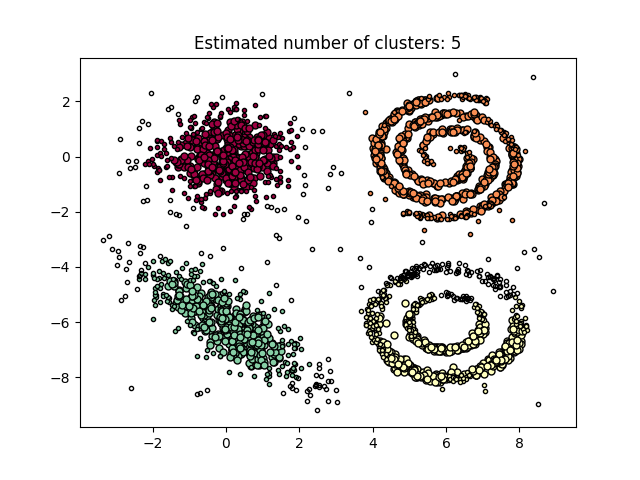

Write Python code to recreate this figure.

print(__doc__)

import numpy as np
import scipy.io 

from sklearn.cluster import DBSCAN
from sklearn import metrics
from sklearn.datasets.samples_generator import make_blobs
from sklearn.preprocessing import StandardScaler


# #############################################################################
# Generate sample data
mat = scipy.io.loadmat('data1.mat')

X = mat['data2D']
y = np.random.randint(10, size=(2500, ))

labels_true = np.shape(y)



print(X)
print(X.shape)
print(labels_true)

#X = StandardScaler().fit_transform(X)

# #############################################################################
# Compute DBSCAN
db = DBSCAN(eps=0.85, min_samples=75).fit(X)
core_samples_mask = np.zeros_like(db.labels_, dtype=bool)
core_samples_mask[db.core_sample_indices_] = True
labels = db.labels_

# Number of clusters in labels, ignoring noise if present.
n_clusters_ = len(set(labels)) 

print('Estimated number of clusters: %d' % n_clusters_)

# #############################################################################
# Plot result
import matplotlib.pyplot as plt

# Black removed and is used for noise instead.
unique_labels = set(labels)
colors = [plt.cm.Spectral(each)
          for each in np.linspace(0, 1, len(unique_labels))]
for k, col in zip(unique_labels, colors):
    if k == -1:
        # Black used for noise.
        col = [0, 0.2, 0.9, 0]

    class_member_mask = (labels == k)

    xy = X[class_member_mask & core_samples_mask]
    plt.plot(xy[:, 0], xy[:, 1], 'o', markerfacecolor=tuple(col),
             markeredgecolor='k', markersize=5)

    xy = X[class_member_mask & ~core_samples_mask]
    plt.plot(xy[:, 0], xy[:, 1], 'o', markerfacecolor=tuple(col),
             markeredgecolor='k', markersize=3)

plt.title('Estimated number of clusters: %d' % n_clusters_)
#plt.show()  # uncomment this for showing the figure
plt.savefig('dbscan.png')
